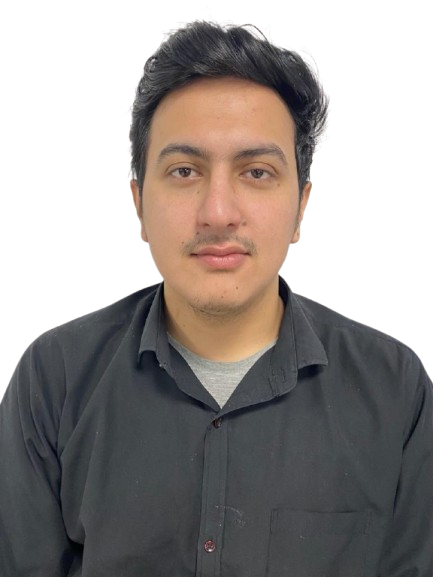
#> input picture public/Jai_Sharma-removebg-preview.png, 433 x 577 px
$ python img.py
#> lines starting #> are read from the running program, lines starting #| are printed output that depends on the picture
from PIL import Image, ImageEnhance, ImageFilter

# Load image
img = Image.open('public/Jai_Sharma-removebg-preview.png').convert('RGBA')
#> img is the input picture: PIL image 433x577 RGBA; mean R, G, B, A 61.2, 55.4, 52.8, 159.5
w, h = img.size
#> w = 433; h = 577

# Face crop
face = img.crop((int(w*0.15), int(h*0.05), int(w*0.85), int(h*0.65)))
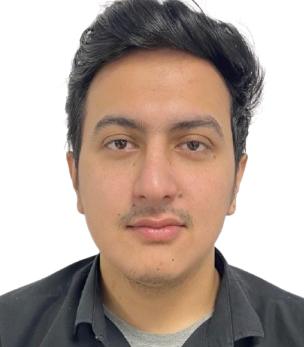
#> face: PIL image 304x347 RGBA; mean R, G, B, A 87.1, 70.6, 61.4, 157.5; transparent parts drawn white

# Pro processing for 192x192
temp = face.resize((512, 512), Image.Resampling.LANCZOS)  # Upsize first
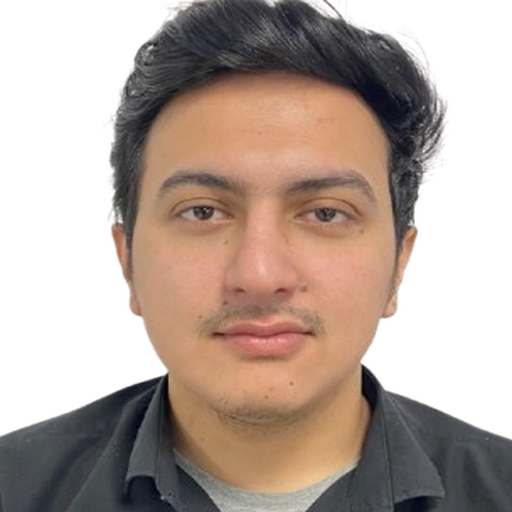
#> temp: PIL image 512x512 RGBA; mean R, G, B, A 87.3, 70.7, 61.5, 157.5; transparent parts drawn white
temp = ImageEnhance.Contrast(temp).enhance(1.3)
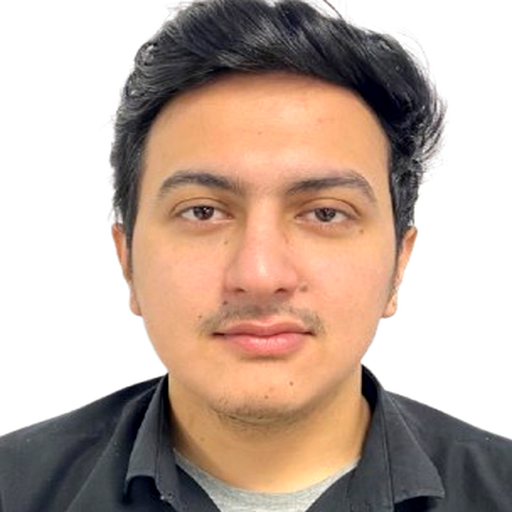
#> temp: PIL image 512x512 RGBA; mean R, G, B, A 98, 77.2, 65.1, 157.5; transparent parts drawn white
temp = ImageEnhance.Sharpness(temp).enhance(1.2)
temp = temp.filter(ImageFilter.UnsharpMask(radius=1, percent=150, threshold=3))

# Final 192x192 - perfect size!
final192 = temp.resize((192, 192), Image.Resampling.LANCZOS)
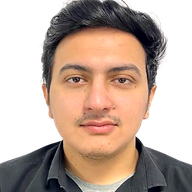
#> final192: PIL image 192x192 RGBA; mean R, G, B, A 98.4, 77.5, 65.3, 157.5; transparent parts drawn white
final192.save('public/Jaisharma-192.png')
print("✅ Jaisharma-192.png ready in public/ folder!")
